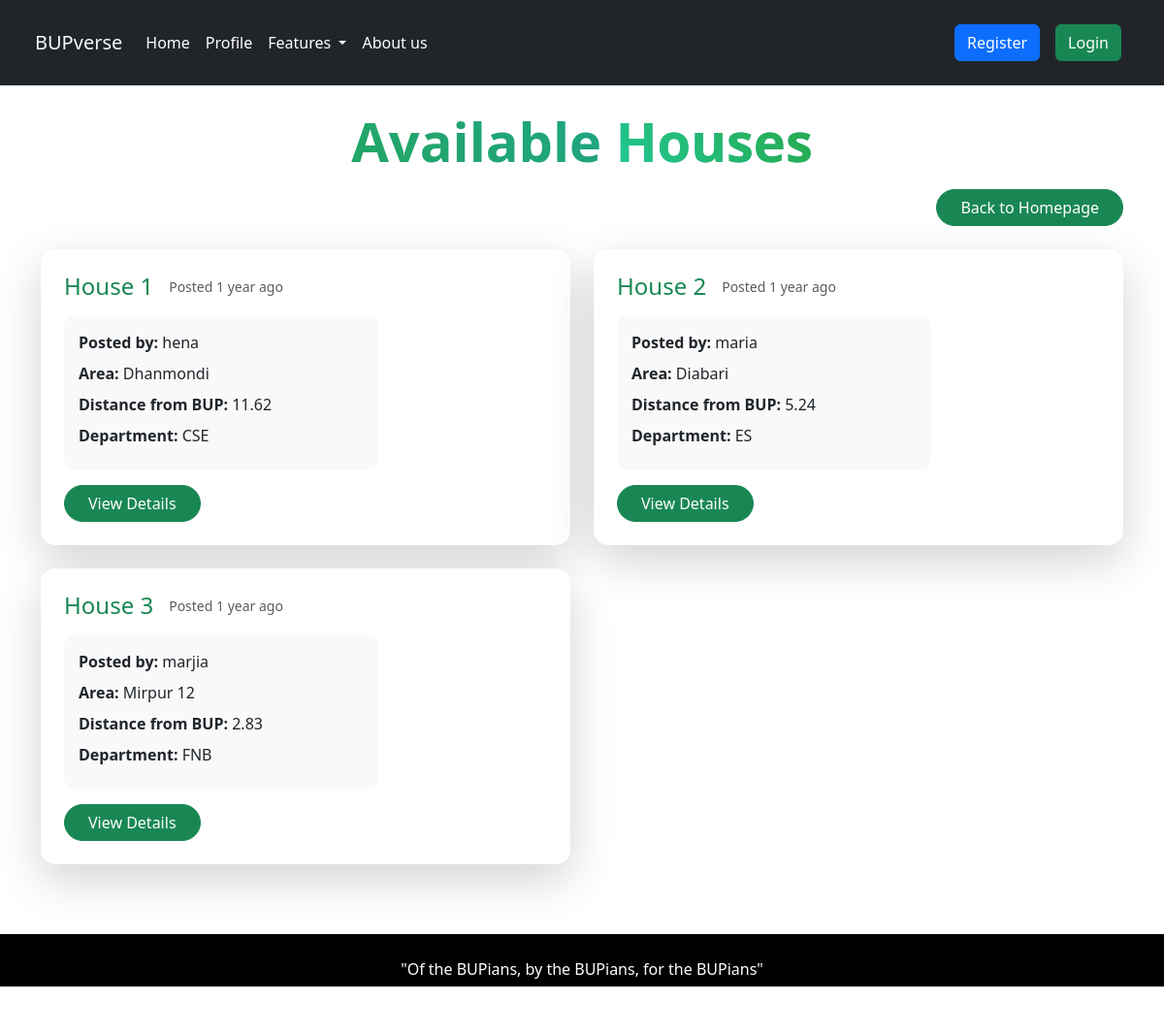
The page /roommate/house-posts/ on the database its author committed.
### roommate_finder/models.py (models this page shows, shortened)
class roomPost(models.Model):
    user = models.OneToOneField(User, on_delete=models.CASCADE)
    user_type = models.CharField(max_length=16, choices=USER_TYPE_CHOICES)
    rent = models.PositiveIntegerField(help_text="Enter monthly rent")
    gender = models.CharField(max_length=10,choices=GENDER_CHOICES)
    food = models.CharField(max_length=20, choices=FOOD_TYPE)
    area = models.CharField(max_length=100, choices=LOCATION_CHOICES)
    department = models.CharField(max_length=50, choices=DEPARTMENT_CHOICES)
    phone_number = PhoneNumberField(blank=True, default='+880100000000')
    move_in_date = models.DateField(default=timezone.now)
    room_type = models.CharField(max_length=10, choices=ROOM_TYPE_CHOICES)
    full_address = models.TextField(blank=True, null=True, help_text="Write Address in detail")
    description = models.TextField(blank=True, null=True)
    latitude = models.FloatField(blank=True, null=True)
    longitude = models.FloatField(blank=True, null=True)
    dist_from_bup = models.FloatField(blank=True, null=True)
    created_at = models.DateTimeField(auto_now_add=True)

### roommate_finder/views.py (the view)
# urls.py: path('house-posts/', views.house_post_list, name='house_post_list'),
def house_post_list(request):
    posts = roomPost.objects.filter(user_type='looking_roommate')
    if request.user.is_authenticated:
        posts = posts.exclude(user=request.user)
    return render(request, 'house_post_list.html', {'posts': posts})

### roommate_finder/templates/house_post_list.html (shortened to what this page needs)
{% extends "layout.html" %}
{% load static %}
{% block content %}
<div class="container py-4">
    <div class="text-center mb-4">
        <h1 class="display-4 fw-bold mb-3 text-gradient-primary">Available <span class="text-gradient-success">Houses</span></h1>
        <div class="d-flex justify-content-end">
            <a href="{% url 'room_homepage' %}" class="btn btn-success rounded-pill px-4">
                Back to Homepage
            </a>
        </div>
    </div>
    <div class="row g-4">
        {% for post in posts %}
        <div class="col-md-6">
            <div class="card h-100 border-0 shadow-lg" style="border-radius: 15px;">
                <div class="card-body p-4">
                    <div class="row">
                        <div class="col-md-8">
                            <div class="d-flex align-items-center mb-3">
                                <h4 class="mb-0 text-success">House {{ forloop.counter }}</h4>
                                <span class="ms-3 text-muted small">Posted {{ post.created_at|timesince }} ago</span>
                            </div>
                            <div class="house-info">
                                <p class="mb-2"><strong class="text-dark">Posted by:</strong> {{ post.user.username }}</p>
                                <p class="mb-2"><strong class="text-dark">Area:</strong> {{ post.area }}</p>
                                <p class="mb-2"><strong class="text-dark">Distance from BUP:</strong> {{ post.dist_from_bup }}</p>
                                <p class="mb-2"><strong class="text-dark">Department:</strong> {{ post.department }}</p>
                            </div>
                            <div class="mt-3">
                                <a href="{% url 'room_post_details' post.id %}"
                                   class="btn btn-success rounded-pill px-4">
                                    View Details
                                </a>
                            </div>
                        </div>
                    </div>
                </div>
            </div>
        </div>
        {% empty %}
        <div class="col-12 text-center my-5 py-5">
            <h4 class="text-muted">No house posts available yet</h4>
            <p class="lead">Check back later or create a house listing</p>
        </div>
        {% endfor %}
    </div>
</div>
<div class="position-fixed top-0 start-0 w-100 h-100" style="pointer-events: none; z-index: -1;">
    <div class="position-absolute top-0 start-0 w-100 h-100 bg-gradient-primary opacity-5"></div>
</div>
{% endblock %}

### roommate_finder/templates/house_post_list.html (style rules this page uses)
.text-gradient-primary { background: linear-gradient(45deg, #28a745, #17a2b8); -webkit-background-clip: text; background-clip: text; -webkit-text-fill-color: transparent; }
.text-gradient-success { background: linear-gradient(45deg, #20c997, #28a745); -webkit-background-clip: text; background-clip: text; -webkit-text-fill-color: transparent; }
.card { transition: transform 0.3s ease, box-shadow 0.3s ease; }
.house-info { background-color: #f8f9fa; padding: 15px; border-radius: 10px; }

### rows shown on the page
roomPost: created_at "1 year", user.username "hena", area "Dhanmondi", dist_from_bup "11.62", department "CSE"
roomPost: created_at "1 year", user.username "maria", area "Diabari", dist_from_bup "5.24", department "ES"
roomPost: created_at "1 year", user.username "marjia", area "Mirpur 12", dist_from_bup "2.83", department "FNB"
